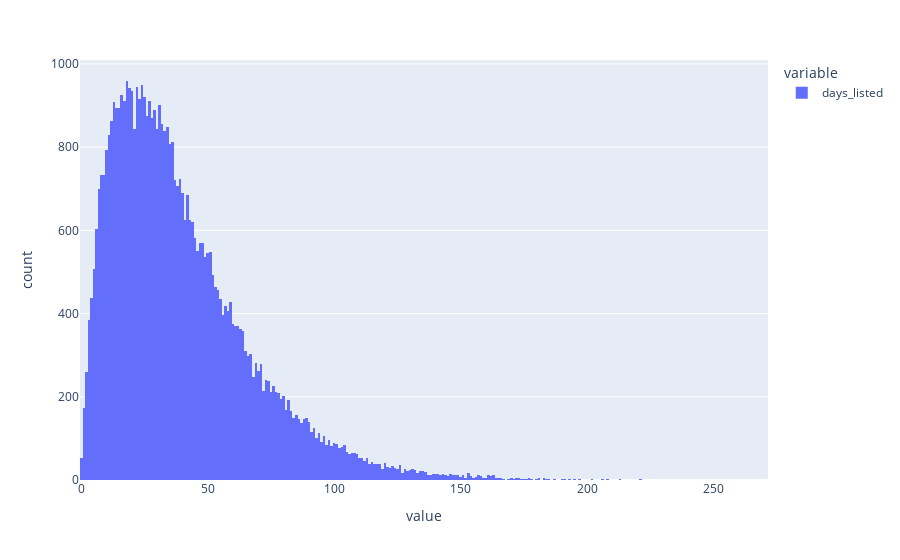

Notebook cell for this chart:
### Markdown cell above
We can now start examining the dataset to try to find any interesting associations. A couple ideas that come to mind are the relationship between `model_year` and `price`, `condition` vs. `days_listed`, or histograms showing the distribution of `odometer` readings, `model_year`, or `days_listed`.

### Code cell
px.histogram(df['days_listed'])

### Figure 1 — Plotly figure (JSON) as saved in the notebook; plotly's stock layout.template omitted (floating-point values rounded to 4 significant figures; data arrays with more than 128 entries replaced by an {"elided": "..."} marker saying what was removed)
{"data": [{"alignmentgroup": "True", "bingroup": "x", "hovertemplate": "variable=days_listed<br>value=%{x}<br>count=%{y}<extra></extra>", "legendgroup": "days_listed", "marker": {"color": "#636efa", "pattern": {"shape": ""}}, "name": "days_listed", "offsetgroup": "days_listed", "orientation": "v", "showlegend": true, "type": "histogram", "x": {"elided": "51525 int values"}, "xaxis": "x", "yaxis": "y"}], "layout": {"barmode": "relative", "legend": {"title": {"text": "variable"}, "tracegroupgap": 0}, "margin": {"t": 60}, "xaxis": {"anchor": "y", "domain": [0, 1], "title": {"text": "value"}}, "yaxis": {"anchor": "x", "domain": [0, 1], "title": {"text": "count"}}}}
